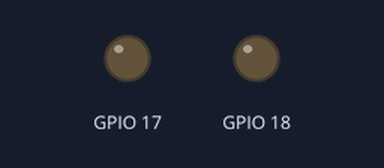
This program was run on a simulated Raspberry Pi (BCM pin numbers). Parts: output pins drawn as LEDs (lit = HIGH).

Above: at 0.5 s.
At 1.5 s:
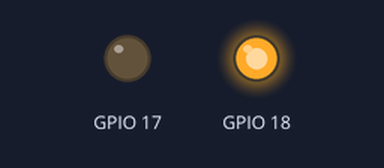
Timing chart, 0 to 3.0 s (numbered marks = the images above):
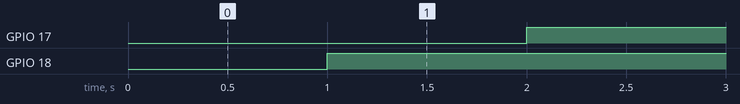

The program:

GPIO_Sample.py
```python
import RPi.GPIO as GPIO
import time


GPIO.setmode(GPIO.BCM)  # set board mode to Broadcom

GPIO.setup(17, GPIO.OUT)  # set up pin 17
GPIO.setup(18, GPIO.OUT)  # set up pin 18

output = 1
while True:
    time.sleep(1)
    output =  not output
    GPIO.output(17, output)  # turn on pin 17
    GPIO.output(18, 1)  # turn on pin 18

print ("GPIO2")
```

Measured:
- by itself, GPIO 17: alternates HIGH for 1.0 s and LOW for 1.0 s
- by itself, GPIO 18: LOW → HIGH at 1.0 s
